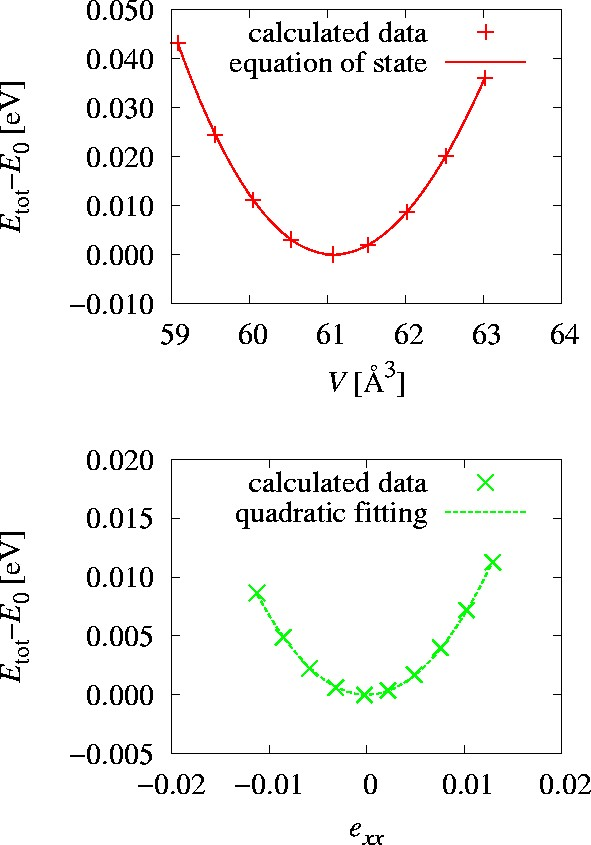

Source code (gnuplot):
#!/usr/bin/env gnuplot
##
HARTREE_IN_EV = 27.21138386
BOHR    =  0.5291772083

set encoding iso_8859_1
set terminal postscript portrait enhanced "Times-Roman" color 24
set output "perovskite-B1112.eps"
set multiplot


Etot(x) = B0*x/(B0p*(B0p-1.0)) *(B0p*(1.0-V0/x)+(V0/x)**B0p-1.0)+Emin
# initial values
B0             =     1.2
B0p            =     4.4
V0             =    64.0
Emin           = -3587.0
fit Etot(x) 'perovskite-B1112.dat1' using (($2*BOHR)**3):($7*HARTREE_IN_EV) via B0, B0p, V0, Emin

Etot11(x) = B11/2*((x-a0)/a0)**2 + Emin11
# initial values
a0           =     7.44  # [Bohr]
B11           =  130.0   # [eV]
Emin11       = -3587.0   # [eV]
fit Etot11(x) 'perovskite-B1112.dat2' using ($4):($7*HARTREE_IN_EV) via a0,B11,Emin11

set size 1.0,0.5

set format y "%.3f"
set ylabel "{/Times-Italic E}_{tot}-{/Times-Italic E}_0 [eV]"

set origin 0.0,0.5
set yrange [-0.01:0.05]
set xlabel "{/Times-Italic V} [\305^3]"
set xtics 1
plot 'perovskite-B1112.dat1' using (($2*BOHR)**3):($7*HARTREE_IN_EV-Emin) t 'calculated data' w p pt 1 ps 2 lw 3,\
      Etot(x)-Emin t 'equation of state' w l lt 1 lw 3

set origin 0.0,0.0
set yrange [-0.005:0.020]
set xlabel "{/Times-Italic e_{xx}}"
set xtics 0.01
plot 'perovskite-B1112.dat2' using (($4-a0)/a0):($7*HARTREE_IN_EV-Emin11) t 'calculated data' w p lt 2 pt 2 ps 2 lw 3,\
     B11/2*x**2 t 'quadratic fitting' w l lt 2 lw 3

# B11 and B12
print 'DATASET 1 -- 9'
a0_Angstrom = V0**(1.0/3)
print 'a0 = ', a0_Angstrom/BOHR, ' [Bohr] = ',  a0_Angstrom, ' [Angstrom]'
print 'Emin = ', Emin, ' [eV]'
print 'B = ',  B0*160.22, ' [GPa]'

print 'DATASET 10 -- 19'
print 'a0 = ', a0, ' [Bohr] = ',  a0*BOHR, ' [Angstrom]'
print 'Emin = ', Emin11, ' [eV]'
print 'B11 = ', B11, ' [eV]'
C11 = B11 / a0_Angstrom**3 * 160.22
print 'C11 = ', C11, ' [GPa]'

print 'Compute B12'
B12 = (3*B0*a0_Angstrom**3-B11)/2
print 'B12 = ', B12, ' [eV]'
C12 = B12 / a0_Angstrom**3 * 160.22
print 'C12 = ', C12, ' [GPa]'

#Local variables:
#  compile-command: "gnuplot perovskite-B1112.gp"
#End:
